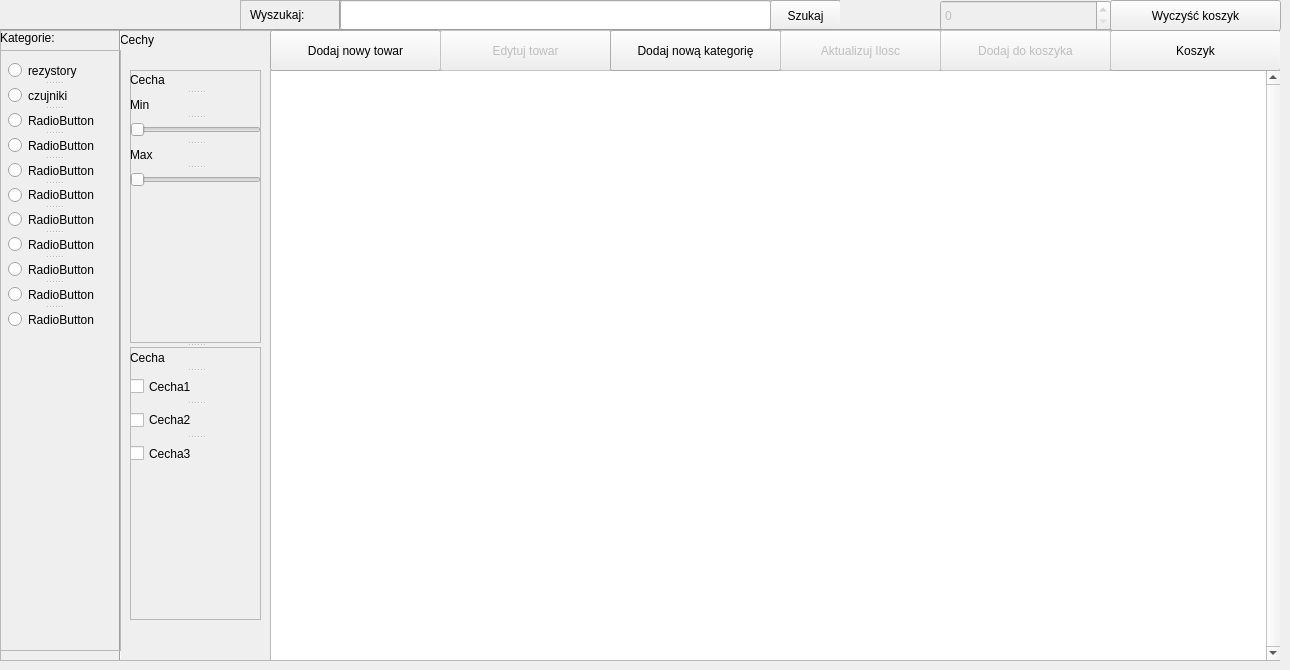
    <widget class="QWidget" name="towar_page">
     <widget class="QFrame" name="frame_2">
      <property name="geometry">
       <rect>
        <x>240</x>
        <y>0</y>
        <width>600</width>
        <height>30</height>
       </rect>
      </property>
      <property name="frameShape">
       <enum>QFrame::StyledPanel</enum>
      </property>
      <property name="frameShadow">
       <enum>QFrame::Plain</enum>
      </property>
      <property name="lineWidth">
       <number>4</number>
      </property>
      <property name="midLineWidth">
       <number>2</number>
      </property>
      <widget class="QLabel" name="label_4">
       <property name="geometry">
        <rect>
         <x>0</x>
         <y>0</y>
         <width>90</width>
         <height>30</height>
        </rect>
       </property>
       <property name="lineWidth">
        <number>-4</number>
       </property>
       <property name="text">
        <string>Wyszukaj:</string>
       </property>
       <property name="textFormat">
        <enum>Qt::PlainText</enum>
       </property>
       <property name="scaledContents">
        <bool>false</bool>
       </property>
       <property name="margin">
        <number>0</number>
       </property>
       <property name="indent">
        <number>10</number>
       </property>
      </widget>
      <widget class="Line" name="line">
       <property name="geometry">
        <rect>
         <x>95</x>
         <y>0</y>
         <width>10</width>
         <height>31</height>
        </rect>
       </property>
       <property name="orientation">
        <enum>Qt::Vertical</enum>
       </property>
      </widget>
      <widget class="QLineEdit" name="szukaj_towar_txt">
       <property name="geometry">
        <rect>
         <x>100</x>
         <y>0</y>
         <width>431</width>
         <height>30</height>
        </rect>
       </property>
      </widget>
      <widget class="QPushButton" name="szukaj_towar_btn">
       <property name="geometry">
        <rect>
         <x>530</x>
         <y>0</y>
         <width>71</width>
         <height>31</height>
        </rect>
       </property>
       <property name="text">
        <string>Szukaj</string>
       </property>
      </widget>
     </widget>
     <widget class="Line" name="line_2">
      <property name="geometry">
       <rect>
        <x>0</x>
        <y>25</y>
        <width>1280</width>
        <height>10</height>
       </rect>
      </property>
      <property name="orientation">
       <enum>Qt::Horizontal</enum>
      </property>
     </widget>
     <widget class="QFrame" name="frame_3">
      <property name="geometry">
       <rect>
        <x>0</x>
        <y>30</y>
        <width>1280</width>
        <height>631</height>
       </rect>
      </property>
      <property name="frameShape">
       <enum>QFrame::StyledPanel</enum>
      </property>
      <property name="frameShadow">
       <enum>QFrame::Raised</enum>
      </property>
      <widget class="QLabel" name="label_5">
       <property name="geometry">
        <rect>
         <x>0</x>
         <y>0</y>
         <width>120</width>
         <height>16</height>
        </rect>
       </property>
       <property name="text">
        <string>Kategorie:</string>
       </property>
      </widget>
      <widget class="QLabel" name="label_6">
       <property name="geometry">
        <rect>
         <x>120</x>
         <y>0</y>
         <width>150</width>
         <height>20</height>
        </rect>
       </property>
       <property name="text">
        <string>Cechy</string>
       </property>
      </widget>
      <widget class="QStackedWidget" name="Cechy_stack">
       <property name="geometry">
        <rect>
         <x>120</x>
         <y>20</y>
         <width>150</width>
         <height>600</height>
        </rect>
       </property>
       <property name="currentIndex">
        <number>0</number>
       </property>
       <widget class="QWidget" name="page_4">
        <widget class="QSplitter" name="splitter_5">
         <property name="geometry">
          <rect>
           <x>10</x>
           <y>20</y>
           <width>131</width>
           <height>550</height>
          </rect>
         </property>
         <property name="orientation">
          <enum>Qt::Vertical</enum>
         </property>
         <widget class="QFrame" name="frame_5">
          <property name="frameShape">
           <enum>QFrame::StyledPanel</enum>
          </property>
          <property name="frameShadow">
           <enum>QFrame::Raised</enum>
          </property>
          <widget class="QSplitter" name="splitter_2">
           <property name="geometry">
            <rect>
             <x>0</x>
             <y>0</y>
             <width>131</width>
             <height>121</height>
            </rect>
           </property>
           <property name="orientation">
            <enum>Qt::Vertical</enum>
           </property>
           <widget class="QLabel" name="label_7">
            <property name="text">
             <string>Cecha</string>
            </property>
           </widget>
           <widget class="QLabel" name="label_8">
            <property name="text">
             <string>Min</string>
            </property>
           </widget>
           <widget class="QSlider" name="horizontalSlider">
            <property name="orientation">
             <enum>Qt::Horizontal</enum>
            </property>
           </widget>
           <widget class="QLabel" name="label_9">
            <property name="text">
             <string>Max</string>
            </property>
           </widget>
           <widget class="QSlider" name="horizontalSlider_2">
            <property name="orientation">
             <enum>Qt::Horizontal</enum>
            </property>
            <property name="invertedAppearance">
             <bool>false</bool>
            </property>
           </widget>
          </widget>
         </widget>
         <widget class="QFrame" name="frame_6">
          <property name="frameShape">
           <enum>QFrame::StyledPanel</enum>
          </property>
          <property name="frameShadow">
           <enum>QFrame::Raised</enum>
          </property>
          <widget class="QSplitter" name="splitter_3">
           <property name="geometry">
            <rect>
             <x>0</x>
             <y>0</y>
             <width>131</width>
             <height>121</height>
            </rect>
           </property>
           <property name="orientation">
            <enum>Qt::Vertical</enum>
           </property>
           <widget class="QLabel" name="label_10">
            <property name="text">
             <string>Cecha</string>
            </property>
           </widget>
           <widget class="QCheckBox" name="checkBox">
            <property name="text">
             <string>Cecha1</string>
            </property>
           </widget>
           <widget class="QCheckBox" name="checkBox_3">
            <property name="text">
             <string>Cecha2</string>
            </property>
           </widget>
           <widget class="QCheckBox" name="checkBox_2">
            <property name="text">
             <string>Cecha3</string>
            </property>
           </widget>
          </widget>
         </widget>
        </widget>
       </widget>
       <widget class="QWidget" name="page_5"/>
      </widget>
      <widget class="Line" name="line_3">
       <property name="geometry">
        <rect>
         <x>110</x>
         <y>0</y>
         <width>20</width>
         <height>630</height>
        </rect>
       </property>
       <property name="orientation">
        <enum>Qt::Vertical</enum>
       </property>
      </widget>
      <widget class="QFrame" name="frame_4">
       <property name="geometry">
        <rect>
         <x>0</x>
         <y>20</y>
         <width>121</width>
         <height>601</height>
        </rect>
       </property>
       <property name="frameShape">
        <enum>QFrame::StyledPanel</enum>
       </property>
       <property name="frameShadow">
        <enum>QFrame::Raised</enum>
       </property>
       <widget class="QSplitter" name="splitter">
        <property name="geometry">
         <rect>
          <x>8</x>
          <y>10</y>
          <width>91</width>
          <height>270</height>
         </rect>
        </property>
        <property name="orientation">
         <enum>Qt::Vertical</enum>
        </property>
        <widget class="QRadioButton" name="radioButton">
         <property name="text">
          <string>rezystory</string>
         </property>
        </widget>
        <widget class="QRadioButton" name="radioButton_2">
         <property name="text">
          <string>czujniki</string>
         </property>
        </widget>
        <widget class="QRadioButton" name="radioButton_3">
         <property name="text">
          <string>RadioButton</string>
         </property>
        </widget>
        <widget class="QRadioButton" name="radioButton_4">
         <property name="text">
          <string>RadioButton</string>
         </property>
        </widget>
        <widget class="QRadioButton" name="radioButton_5">
         <property name="text">
          <string>RadioButton</string>
         </property>
        </widget>
        <widget class="QRadioButton" name="radioButton_6">
         <property name="text">
          <string>RadioButton</string>
         </property>
        </widget>
        <widget class="QRadioButton" name="radioButton_7">
         <property name="text">
          <string>RadioButton</string>
         </property>
        </widget>
        <widget class="QRadioButton" name="radioButton_8">
         <property name="text">
          <string>RadioButton</string>
         </property>
        </widget>
        <widget class="QRadioButton" name="radioButton_9">
         <property name="text">
          <string>RadioButton</string>
         </property>
        </widget>
        <widget class="QRadioButton" name="radioButton_10">
         <property name="text">
          <string>RadioButton</string>
         </property>
        </widget>
        <widget class="QRadioButton" name="radioButton_11">
         <property name="text">
          <string>RadioButton</string>
         </property>
        </widget>
       </widget>
      </widget>
      <widget class="QTableView" name="towar_table">
       <property name="geometry">
        <rect>
         <x>270</x>
         <y>40</y>
         <width>1011</width>
         <height>591</height>
        </rect>
       </property>
       <property name="frameShadow">
        <enum>QFrame::Sunken</enum>
       </property>
       <property name="midLineWidth">
        <number>1</number>
       </property>
       <property name="verticalScrollBarPolicy">
        <enum>Qt::ScrollBarAlwaysOn</enum>
       </property>
       <property name="horizontalScrollBarPolicy">
        <enum>Qt::ScrollBarAlwaysOff</enum>
       </property>
       <property name="editTriggers">
        <set>QAbstractItemView::NoEditTriggers</set>
       </property>
       <property name="showDropIndicator" stdset="0">
        <bool>false</bool>
       </property>
       <property name="alternatingRowColors">
        <bool>true</bool>
       </property>
       <property name="iconSize">
        <size>
         <width>0</width>
         <height>0</height>
        </size>
       </property>
       <attribute name="horizontalHeaderCascadingSectionResizes">
        <bool>false</bool>
       </attribute>
       <attribute name="horizontalHeaderMinimumSectionSize">
        <number>40</number>
       </attribute>
       <attribute name="horizontalHeaderDefaultSectionSize">
        <number>50</number>
       </attribute>
       <attribute name="horizontalHeaderShowSortIndicator" stdset="0">
        <bool>false</bool>
       </attribute>
       <attribute name="horizontalHeaderStretchLastSection">
        <bool>false</bool>
       </attribute>
       <attribute name="verticalHeaderCascadingSectionResizes">
        <bool>false</bool>
       </attribute>
       <attribute name="verticalHeaderShowSortIndicator" stdset="0">
        <bool>false</bool>
       </attribute>
       <attribute name="verticalHeaderStretchLastSection">
        <bool>false</bool>
       </attribute>
      </widget>
      <widget class="QPushButton" name="dodaj_towar_btn">
       <property name="geometry">
        <rect>
         <x>270</x>
         <y>0</y>
         <width>171</width>
         <height>41</height>
        </rect>
       </property>
       <property name="text">
        <string>Dodaj nowy towar</string>
       </property>
      </widget>
      <widget class="QPushButton" name="koszyk_btn">
       <property name="geometry">
        <rect>
         <x>1110</x>
         <y>0</y>
         <width>171</width>
         <height>41</height>
        </rect>
       </property>
       <property name="text">
        <string>Koszyk</string>
       </property>
      </widget>
      <widget class="QPushButton" name="edytuj_towar_btn">
       <property name="enabled">
        <bool>false</bool>
       </property>
       <property name="geometry">
        <rect>
         <x>440</x>
         <y>0</y>
         <width>171</width>
         <height>41</height>
        </rect>
       </property>
       <property name="text">
        <string>Edytuj towar</string>
       </property>
      </widget>
      <widget class="QPushButton" name="kategorie_towar_btn">
       <property name="geometry">
        <rect>
         <x>610</x>
         <y>0</y>
         <width>171</width>
         <height>41</height>
        </rect>
       </property>
       <property name="text">
        <string>Dodaj nową kategorię</string>
       </property>
      </widget>
      <widget class="QPushButton" name="kategorie_towar_btn_2">
       <property name="enabled">
        <bool>false</bool>
       </property>
       <property name="geometry">
        <rect>
         <x>780</x>
         <y>0</y>
         <width>161</width>
         <height>41</height>
        </rect>
       </property>
       <property name="text">
        <string>Aktualizuj Ilosc</string>
       </property>
      </widget>
      <widget class="QPushButton" name="dodajdokoszyka_btn">
       <property name="enabled">
        <bool>false</bool>
       </property>
       <property name="geometry">
        <rect>
         <x>940</x>
         <y>0</y>
         <width>171</width>
         <height>41</height>
        </rect>
       </property>
       <property name="text">
        <string>Dodaj do koszyka</string>
       </property>
      </widget>
     </widget>
     <widget class="QPushButton" name="wyczysckoszyk_btn">
      <property name="geometry">
       <rect>
        <x>1110</x>
        <y>0</y>
        <width>171</width>
        <height>31</height>
       </rect>
      </property>
      <property name="text">
       <string>Wyczyść koszyk</string>
      </property>
     </widget>
     <widget class="QSpinBox" name="ilosc_dodawana">
      <property name="enabled">
       <bool>false</bool>
      </property>
      <property name="geometry">
       <rect>
        <x>940</x>
        <y>0</y>
        <width>171</width>
        <height>31</height>
       </rect>
      </property>
     </widget>
    </widget>
